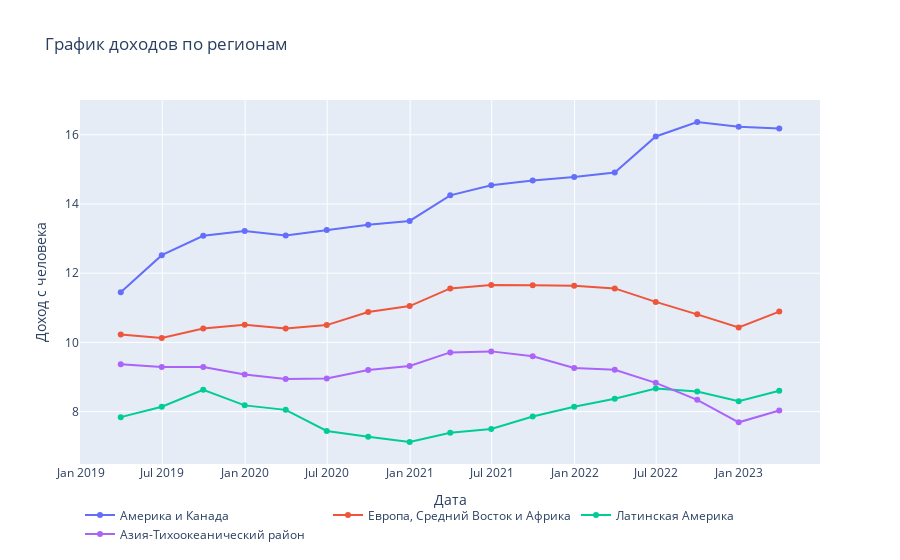

Here is the notebook cell this chart was saved with:
### Code cell
fig = go.Figure()
fig.add_trace(go.Scatter(x=df_new['Date'], y=df_new['UACN RPU'], name='Америка и Канада'))
fig.add_trace(go.Scatter(x=df_new['Date'], y=df_new['EMEA RPU'], name='Европа, Средний Восток и Африка'))
fig.add_trace(go.Scatter(x=df_new['Date'], y=df_new['LATM RPU'], name='Латинская Америка'))
fig.add_trace(go.Scatter(x=df_new['Date'], y=df_new['APAC RPU'], name='Азия-Тихоокеанический район'))
fig.update_layout(title='График доходов по регионам',
                  xaxis_title='Дата',
                  yaxis_title='Доход с человека',
                  legend_orientation="h")
fig.show()

### Figure 1 — Plotly figure (JSON) as saved in the notebook; plotly's stock layout.template omitted (floating-point values rounded to 4 significant figures)
{"data": [{"name": "Америка и Канада", "type": "scatter", "x": ["2019-03-31T00:00:00", "2019-06-30T00:00:00", "2019-09-30T00:00:00", "2019-12-31T00:00:00", "2020-03-31T00:00:00", "2020-06-30T00:00:00", "2020-09-30T00:00:00", "2020-12-31T00:00:00", "2021-03-31T00:00:00", "2021-06-30T00:00:00", "2021-09-30T00:00:00", "2021-12-31T00:00:00", "2022-03-31T00:00:00", "2022-06-30T00:00:00", "2022-09-30T00:00:00", "2022-12-31T00:00:00", "2023-03-31T00:00:00"], "y": [11.45, 12.52, 13.08, 13.22, 13.09, 13.25, 13.4, 13.51, 14.25, 14.54, 14.68, 14.78, 14.91, 15.95, 16.37, 16.23, 16.18]}, {"name": "Европа, Средний Восток и Африка", "type": "scatter", "x": ["2019-03-31T00:00:00", "2019-06-30T00:00:00", "2019-09-30T00:00:00", "2019-12-31T00:00:00", "2020-03-31T00:00:00", "2020-06-30T00:00:00", "2020-09-30T00:00:00", "2020-12-31T00:00:00", "2021-03-31T00:00:00", "2021-06-30T00:00:00", "2021-09-30T00:00:00", "2021-12-31T00:00:00", "2022-03-31T00:00:00", "2022-06-30T00:00:00", "2022-09-30T00:00:00", "2022-12-31T00:00:00", "2023-03-31T00:00:00"], "y": [10.23, 10.13, 10.4, 10.51, 10.4, 10.5, 10.88, 11.05, 11.56, 11.66, 11.65, 11.64, 11.56, 11.17, 10.81, 10.43, 10.89]}, {"name": "Латинская Америка", "type": "scatter", "x": ["2019-03-31T00:00:00", "2019-06-30T00:00:00", "2019-09-30T00:00:00", "2019-12-31T00:00:00", "2020-03-31T00:00:00", "2020-06-30T00:00:00", "2020-09-30T00:00:00", "2020-12-31T00:00:00", "2021-03-31T00:00:00", "2021-06-30T00:00:00", "2021-09-30T00:00:00", "2021-12-31T00:00:00", "2022-03-31T00:00:00", "2022-06-30T00:00:00", "2022-09-30T00:00:00", "2022-12-31T00:00:00", "2023-03-31T00:00:00"], "y": [7.84, 8.14, 8.63, 8.18, 8.05, 7.44, 7.27, 7.12, 7.39, 7.5, 7.86, 8.14, 8.37, 8.67, 8.58, 8.3, 8.6]}, {"name": "Азия-Тихоокеанический район", "type": "scatter", "x": ["2019-03-31T00:00:00", "2019-06-30T00:00:00", "2019-09-30T00:00:00", "2019-12-31T00:00:00", "2020-03-31T00:00:00", "2020-06-30T00:00:00", "2020-09-30T00:00:00", "2020-12-31T00:00:00", "2021-03-31T00:00:00", "2021-06-30T00:00:00", "2021-09-30T00:00:00", "2021-12-31T00:00:00", "2022-03-31T00:00:00", "2022-06-30T00:00:00", "2022-09-30T00:00:00", "2022-12-31T00:00:00", "2023-03-31T00:00:00"], "y": [9.37, 9.29, 9.29, 9.07, 8.94, 8.96, 9.2, 9.32, 9.71, 9.74, 9.6, 9.26, 9.21, 8.83, 8.34, 7.69, 8.03]}], "layout": {"legend": {"orientation": "h"}, "title": {"text": "График доходов по регионам"}, "xaxis": {"title": {"text": "Дата"}}, "yaxis": {"title": {"text": "Доход с человека"}}}}
